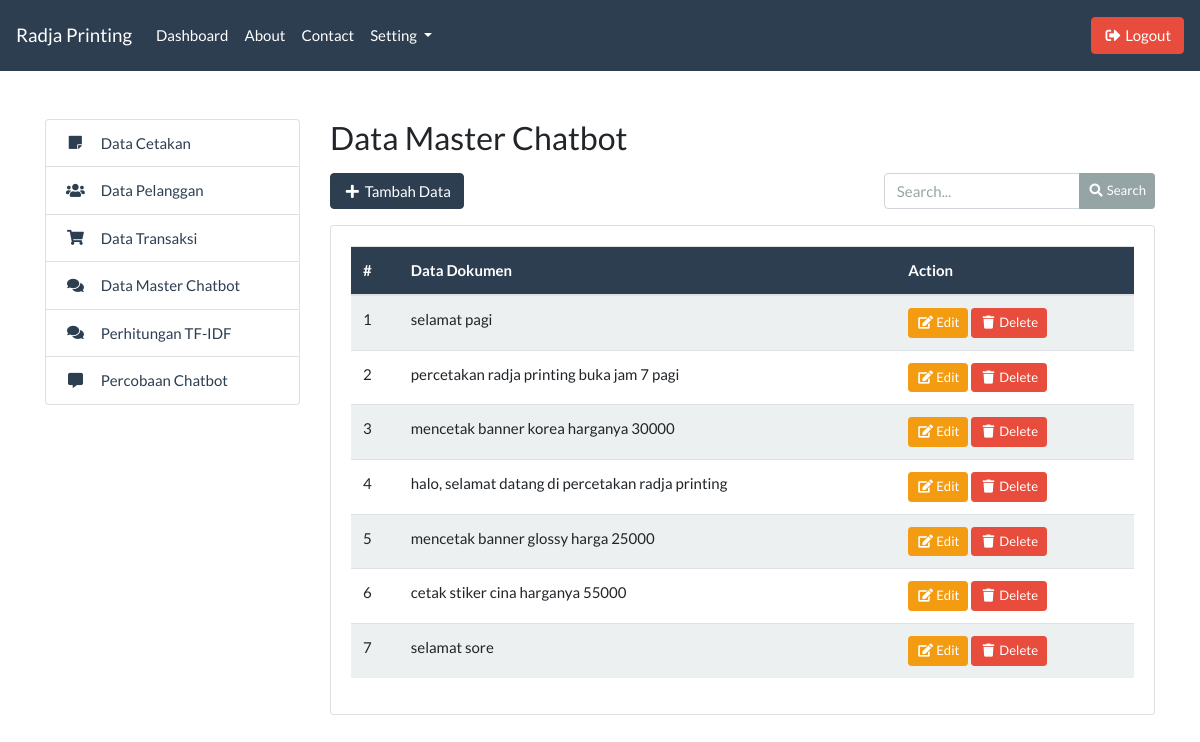
The page /admin/master_index.php (signed in) on the database as committed earlier.
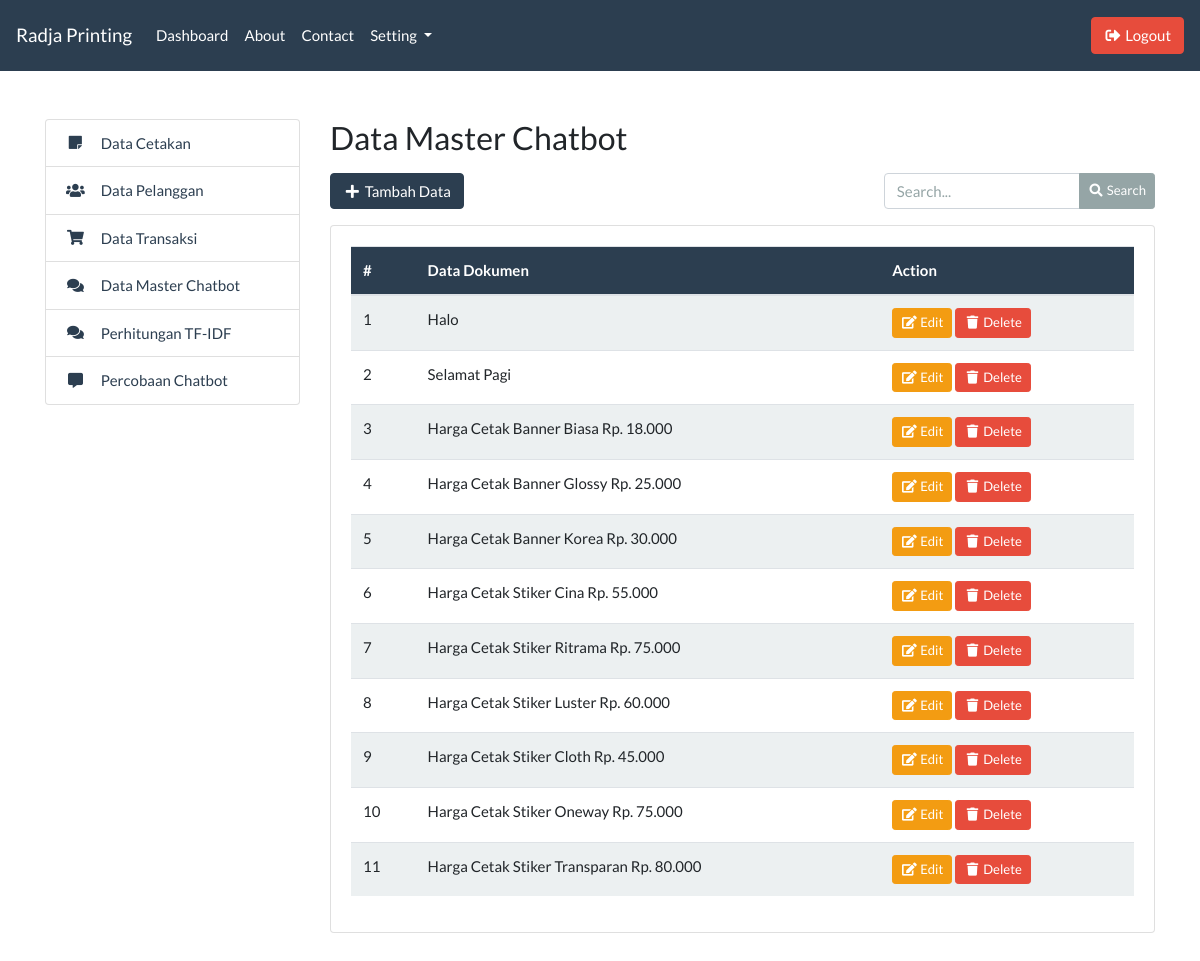
The same page on the database as committed later.
### tables this page shows
CREATE TABLE `tb_dokumen` (
  `id` int(11) NOT NULL,
  `dokumen` varchar(255) NOT NULL
);

### admin/master_index.php (the view, shortened to what this page needs)
<?php include '../templates/admin_header.php'; ?>
<?php include '../templates/admin_sidebar.php'; ?>
<div class="col-md-9 mb-5">
    <h3>Data Master Chatbot</h3>
    <div class="row mt-3">
        <div class="col-md-4">
            <button type="button" class="btn btn-primary" data-toggle="modal" data-target="#inputModal">
                <i class="fas fa-fw fa-plus"></i> Tambah Data
            </button>
        </div>
        <div class="col-md-8">
            <form action="">
                <div class="form-group float-right">
                    <div class="input-group">
                        <input type="text" name="search" id="search" class="form-control" placeholder="Search...">
                        <div class="input-group-append">
                            <button type="submit" class="btn btn-sm btn-secondary">
                                <i class="fas fa-fw fa-search"></i> Search
                            </button>
                        </div>
                    </div>
                </div>
            </form>
        </div>
    </div>
    <div class="card">
        <div class="card-body">
            <table class="table table-striped" id="table-master">
                <thead class="bg-primary text-white">
                    <tr>
                        <th>#</th>
                        <th>Data Dokumen</th>
                        <th>Action</th>
                    </tr>
                </thead>
                <tbody>
                    <?php
                        include '../koneksi.php';
                        $data = mysqli_query($koneksi, "SELECT * FROM tb_dokumen");
                        $no = 1;
                        while($d = mysqli_fetch_array($data)) {
                    ?>
                    <tr>
                        <td><?= $no++; ?></td>
                        <td><?= $d['dokumen']; ?></td>
                        <td>
                            <a href="master_edit.php?id=<?= $d['id']; ?>" class="btn btn-warning btn-sm">
                                <i class="fas fa-fw fa-edit"></i> Edit
                            </a>
                            <a href="master_delete.php?id=<?= $d['id']; ?>" class="btn btn-danger btn-sm">
                                <i class="fas fa-fw fa-trash"></i> Delete
                            </a>
                        </td>
                    </tr>
                    <?php } ?>
                </tbody>
            </table>
        </div>
    </div>
</div>
<?php include '../templates/admin_footer.php'; ?>

### templates/admin_header.php (shortened to what this page needs)
<!DOCTYPE html>
<html lang="en">
<head>
    <link rel="stylesheet" href="../assets/css/bootstrap.css">
    <link rel="stylesheet" href="../assets/css/all.css">
    <link rel="stylesheet" href="../assets/css/select2.min.css">
    <link rel="stylesheet" href="../assets/css/select2-bootstrap4.min.css">
</head>
<body>
    <nav class="navbar navbar-expand-lg navbar-dark bg-primary">
        <a class="navbar-brand" href="#">Radja Printing</a>
        <div class="collapse navbar-collapse" id="navbarColor01">
            <ul class="navbar-nav mr-auto">
                <li class="nav-item">
                    <a class="nav-link" href="dashboard.php">Dashboard</a>
                </li>
                <li class="nav-item">
                    <a class="nav-link" href="#">About</a>
                </li>
                <li class="nav-item">
                    <a class="nav-link" href="#">Contact</a>
                </li>
                <li class="nav-item dropdown">
                    <a class="nav-link dropdown-toggle" href="#" id="navbarDropdown" role="button"
                        data-toggle="dropdown" aria-haspopup="true" aria-expanded="false">
                        Setting
                    </a>
                </li>
            </ul>
            <a href="../logout.php" class="btn btn-danger my-2 my-sm-0" type="submit">
                <i class="fas fa-fw fa-sign-out-alt"></i> Logout
            </a>
        </div>
    </nav>

### templates/admin_sidebar.php
<div class="container mt-5">
    <div class="row">
        <div class="col-md-3">
            <ul class="list-group">
                <a href="cetakan_index.php" class="list-group-item list-group-item-action d-flex justify-content-start align-items-center text-primary">
                    <i class="fas fa-fw fa-sticky-note mr-3"></i> Data Cetakan
                </a>
                <a href="pelanggan_index.php" class="list-group-item list-group-item-action d-flex justify-content-start align-items-center text-primary">
                    <i class="fas fa-fw fa-users mr-3"></i> Data Pelanggan
                </a>
                <a href="transaksi_index.php" class="list-group-item list-group-item-action d-flex justify-content-start align-items-center text-primary">
                    <i class="fas fa-fw fa-shopping-cart mr-3"></i> Data Transaksi
                </a>
                <a href="master_index.php" class="list-group-item list-group-item-action d-flex justify-content-start align-items-center text-primary">
                    <i class="fas fa-fw fa-comments mr-3"></i> Data Master Chatbot
                </a>
                <a href="master_hitung.php" class="list-group-item list-group-item-action d-flex justify-content-start align-items-center text-primary">
                    <i class="fas fa-fw fa-comments mr-3"></i> Perhitungan TF-IDF
                </a>
                <a href="coba_chat.php" class="list-group-item list-group-item-action d-flex justify-content-start align-items-center text-primary">
                    <i class="fas fa-fw fa-comment-alt mr-3"></i> Percobaan Chatbot
                </a>
            </ul>
        </div>

### templates/admin_footer.php (shortened to what this page needs)
</div>
</div>
</body>
</html>

### assets/css/all.css (style rules this page uses)
.fa, .fas, .far, .fal, .fad, .fab { -moz-osx-font-smoothing: grayscale; -webkit-font-smoothing: antialiased; display: inline-block; font-style: normal; font-variant: normal; text-rendering: auto; line-height: 1; }
.fa-fw { text-align: center; width: 1.25em; }
.fa-comment-alt:before { content: "\f27a"; }
.fa-comments:before { content: "\f086"; }
.fa-edit:before { content: "\f044"; }
.fa-plus:before { content: "\f067"; }
.fa-search:before { content: "\f002"; }
.fa-shopping-cart:before { content: "\f07a"; }
.fa-sign-out-alt:before { content: "\f2f5"; }
.fa-sticky-note:before { content: "\f249"; }
.fa-trash:before { content: "\f1f8"; }
.fa-users:before { content: "\f0c0"; }
.fa, .fas { font-family: 'Font Awesome 5 Free'; font-weight: 900; }

Rows that differ between the two databases and show on the page:
removed tb_dokumen: dokumen "selamat pagi"
removed tb_dokumen: dokumen "percetakan radja printing buka jam 7 pagi"
removed tb_dokumen: dokumen "mencetak banner korea harganya 30000"
removed tb_dokumen: dokumen "halo, selamat datang di percetakan radja printing"
removed tb_dokumen: dokumen "mencetak banner glossy harga 25000"
removed tb_dokumen: dokumen "cetak stiker cina harganya 55000"
removed tb_dokumen: dokumen "selamat sore"
added tb_dokumen: dokumen "Halo"
added tb_dokumen: dokumen "Selamat Pagi"
added tb_dokumen: dokumen "Harga Cetak Banner Biasa Rp. 18.000"
added tb_dokumen: dokumen "Harga Cetak Banner Glossy Rp. 25.000"
added tb_dokumen: dokumen "Harga Cetak Banner Korea Rp. 30.000"
added tb_dokumen: dokumen "Harga Cetak Stiker Cina Rp. 55.000"
added tb_dokumen: dokumen "Harga Cetak Stiker Ritrama Rp. 75.000"
added tb_dokumen: dokumen "Harga Cetak Stiker Luster Rp. 60.000"
added tb_dokumen: dokumen "Harga Cetak Stiker Cloth Rp. 45.000"
added tb_dokumen: dokumen "Harga Cetak Stiker Oneway Rp. 75.000"
added tb_dokumen: dokumen "Harga Cetak Stiker Transparan Rp. 80.000"
